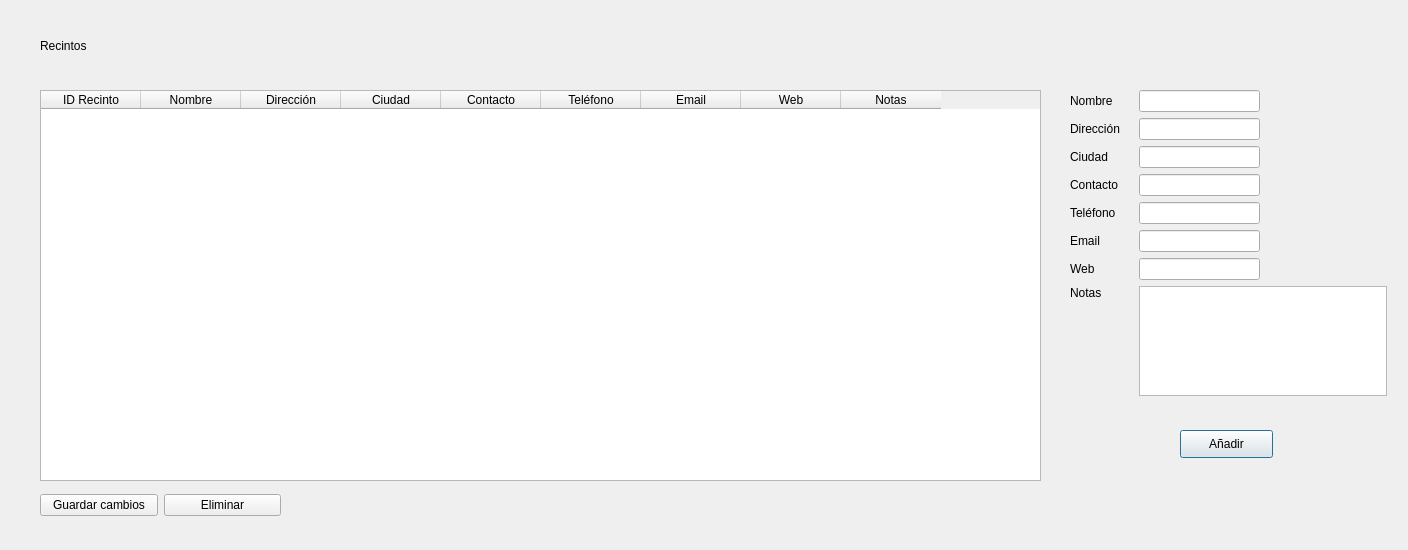
<?xml version="1.0" encoding="UTF-8"?>
<ui version="4.0">
 <class>Dialog</class>
 <widget class="QDialog" name="Dialog">
  <property name="geometry">
   <rect>
    <x>0</x>
    <y>0</y>
    <width>1408</width>
    <height>550</height>
   </rect>
  </property>
  <property name="windowTitle">
   <string>Dialog</string>
  </property>
  <widget class="QTableWidget" name="tableRecintos">
   <property name="geometry">
    <rect>
     <x>40</x>
     <y>90</y>
     <width>1001</width>
     <height>391</height>
    </rect>
   </property>
   <column>
    <property name="text">
     <string>ID Recinto</string>
    </property>
   </column>
   <column>
    <property name="text">
     <string>Nombre</string>
    </property>
   </column>
   <column>
    <property name="text">
     <string>Dirección</string>
    </property>
   </column>
   <column>
    <property name="text">
     <string>Ciudad</string>
    </property>
   </column>
   <column>
    <property name="text">
     <string>Contacto</string>
    </property>
   </column>
   <column>
    <property name="text">
     <string>Teléfono</string>
    </property>
   </column>
   <column>
    <property name="text">
     <string>Email</string>
    </property>
   </column>
   <column>
    <property name="text">
     <string>Web</string>
    </property>
   </column>
   <column>
    <property name="text">
     <string>Notas</string>
    </property>
   </column>
  </widget>
  <widget class="QLabel" name="labelProject">
   <property name="geometry">
    <rect>
     <x>40</x>
     <y>30</y>
     <width>181</width>
     <height>31</height>
    </rect>
   </property>
   <property name="styleSheet">
    <string notr="true">font: 14pt &quot;MS Shell Dlg 2&quot;;</string>
   </property>
   <property name="text">
    <string>Recintos</string>
   </property>
  </widget>
  <widget class="QPushButton" name="buttonAnadir">
   <property name="geometry">
    <rect>
     <x>1180</x>
     <y>430</y>
     <width>93</width>
     <height>28</height>
    </rect>
   </property>
   <property name="text">
    <string>Añadir</string>
   </property>
  </widget>
  <widget class="QWidget" name="layoutWidget">
   <property name="geometry">
    <rect>
     <x>1070</x>
     <y>90</y>
     <width>317</width>
     <height>306</height>
    </rect>
   </property>
   <layout class="QGridLayout" name="gridLayout">
    <item row="3" column="3">
     <spacer name="horizontalSpacer_5">
      <property name="orientation">
       <enum>Qt::Horizontal</enum>
      </property>
      <property name="sizeHint" stdset="0">
       <size>
        <width>40</width>
        <height>20</height>
       </size>
      </property>
     </spacer>
    </item>
    <item row="3" column="2">
     <widget class="QLineEdit" name="inputContacto"/>
    </item>
    <item row="4" column="0">
     <widget class="QLabel" name="labelTelefono">
      <property name="text">
       <string>Teléfono</string>
      </property>
     </widget>
    </item>
    <item row="4" column="2">
     <widget class="QLineEdit" name="inputTelefono"/>
    </item>
    <item row="4" column="3">
     <spacer name="horizontalSpacer">
      <property name="orientation">
       <enum>Qt::Horizontal</enum>
      </property>
      <property name="sizeHint" stdset="0">
       <size>
        <width>40</width>
        <height>20</height>
       </size>
      </property>
     </spacer>
    </item>
    <item row="7" column="1" rowspan="2">
     <spacer name="horizontalSpacer_6">
      <property name="orientation">
       <enum>Qt::Horizontal</enum>
      </property>
      <property name="sizeHint" stdset="0">
       <size>
        <width>13</width>
        <height>101</height>
       </size>
      </property>
     </spacer>
    </item>
    <item row="3" column="0">
     <widget class="QLabel" name="labelContacto">
      <property name="text">
       <string>Contacto</string>
      </property>
     </widget>
    </item>
    <item row="7" column="0">
     <widget class="QLabel" name="labelNotas">
      <property name="text">
       <string>Notas</string>
      </property>
     </widget>
    </item>
    <item row="2" column="3">
     <spacer name="horizontalSpacer_2">
      <property name="orientation">
       <enum>Qt::Horizontal</enum>
      </property>
      <property name="sizeHint" stdset="0">
       <size>
        <width>40</width>
        <height>20</height>
       </size>
      </property>
     </spacer>
    </item>
    <item row="0" column="3">
     <spacer name="horizontalSpacer_4">
      <property name="orientation">
       <enum>Qt::Horizontal</enum>
      </property>
      <property name="sizeHint" stdset="0">
       <size>
        <width>40</width>
        <height>20</height>
       </size>
      </property>
     </spacer>
    </item>
    <item row="2" column="2">
     <widget class="QLineEdit" name="inputCiudad"/>
    </item>
    <item row="1" column="0" colspan="2">
     <widget class="QLabel" name="labelDireccion">
      <property name="text">
       <string>Dirección</string>
      </property>
     </widget>
    </item>
    <item row="0" column="2">
     <widget class="QLineEdit" name="inputNombre"/>
    </item>
    <item row="1" column="2">
     <widget class="QLineEdit" name="inputDireccion"/>
    </item>
    <item row="1" column="3">
     <spacer name="horizontalSpacer_3">
      <property name="orientation">
       <enum>Qt::Horizontal</enum>
      </property>
      <property name="sizeHint" stdset="0">
       <size>
        <width>40</width>
        <height>20</height>
       </size>
      </property>
     </spacer>
    </item>
    <item row="2" column="0" colspan="2">
     <widget class="QLabel" name="labelCiudad">
      <property name="text">
       <string>Ciudad</string>
      </property>
     </widget>
    </item>
    <item row="0" column="0" colspan="2">
     <widget class="QLabel" name="labelNombre">
      <property name="text">
       <string>Nombre</string>
      </property>
     </widget>
    </item>
    <item row="6" column="3">
     <spacer name="horizontalSpacer_8">
      <property name="orientation">
       <enum>Qt::Horizontal</enum>
      </property>
      <property name="sizeHint" stdset="0">
       <size>
        <width>33</width>
        <height>19</height>
       </size>
      </property>
     </spacer>
    </item>
    <item row="6" column="2">
     <widget class="QLineEdit" name="inputWeb"/>
    </item>
    <item row="8" column="0">
     <spacer name="verticalSpacer">
      <property name="orientation">
       <enum>Qt::Vertical</enum>
      </property>
      <property name="sizeHint" stdset="0">
       <size>
        <width>20</width>
        <height>40</height>
       </size>
      </property>
     </spacer>
    </item>
    <item row="5" column="2">
     <widget class="QLineEdit" name="inputEmail"/>
    </item>
    <item row="5" column="0">
     <widget class="QLabel" name="labelEmail">
      <property name="text">
       <string>Email</string>
      </property>
     </widget>
    </item>
    <item row="6" column="0">
     <widget class="QLabel" name="labelWeb">
      <property name="text">
       <string>Web</string>
      </property>
     </widget>
    </item>
    <item row="5" column="3">
     <spacer name="horizontalSpacer_7">
      <property name="orientation">
       <enum>Qt::Horizontal</enum>
      </property>
      <property name="sizeHint" stdset="0">
       <size>
        <width>40</width>
        <height>20</height>
       </size>
      </property>
     </spacer>
    </item>
    <item row="7" column="2" rowspan="2" colspan="2">
     <widget class="QPlainTextEdit" name="inputNotas">
      <property name="plainText">
       <string/>
      </property>
     </widget>
    </item>
   </layout>
  </widget>
  <widget class="QWidget" name="layoutWidget">
   <property name="geometry">
    <rect>
     <x>40</x>
     <y>490</y>
     <width>241</width>
     <height>30</height>
    </rect>
   </property>
   <layout class="QHBoxLayout" name="horizontalLayout">
    <item>
     <widget class="QPushButton" name="buttonGuardar">
      <property name="text">
       <string>Guardar cambios</string>
      </property>
     </widget>
    </item>
    <item>
     <widget class="QPushButton" name="buttonEliminar">
      <property name="text">
       <string>Eliminar</string>
      </property>
     </widget>
    </item>
   </layout>
  </widget>
 </widget>
 <tabstops>
  <tabstop>inputNombre</tabstop>
  <tabstop>inputDireccion</tabstop>
  <tabstop>inputCiudad</tabstop>
  <tabstop>inputContacto</tabstop>
  <tabstop>inputTelefono</tabstop>
  <tabstop>inputEmail</tabstop>
  <tabstop>inputWeb</tabstop>
  <tabstop>inputNotas</tabstop>
  <tabstop>buttonAnadir</tabstop>
  <tabstop>tableRecintos</tabstop>
  <tabstop>buttonGuardar</tabstop>
  <tabstop>buttonEliminar</tabstop>
 </tabstops>
 <resources/>
 <connections/>
</ui>
